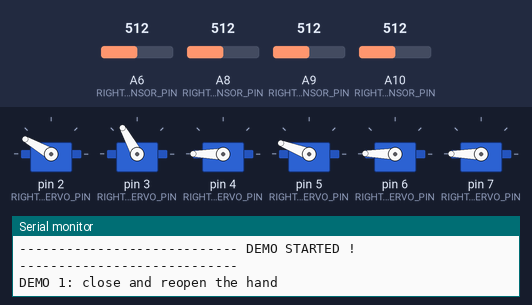
Bench run of a program on a simulated Arduino Mega 2560, built with avr-gcc and run on an emulated ATmega2560. On the bench: 6 × servo, the last lines printed to the serial monitor. The test bench sets the inputs (shaded band); at power-on: A6 (RIGHT_THUMB_SENSOR_PIN) = 512, A8 (RIGHT_MIDDLE_SENSOR_PIN) = 512, A9 (RIGHT_RING_SENSOR_PIN) = 512, A10 (RIGHT_PINKY_SENSOR_PIN) = 512. At 51.1 s the program stops and its outputs stay as they are.

Above: at 6.5 s.
At 15.0 s:
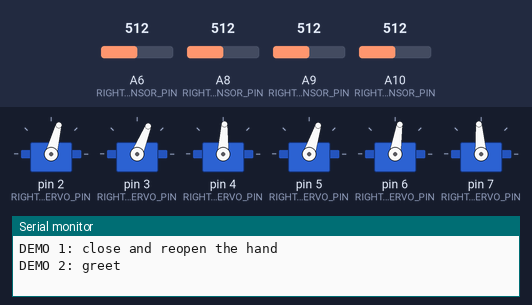
At 24.4 s:
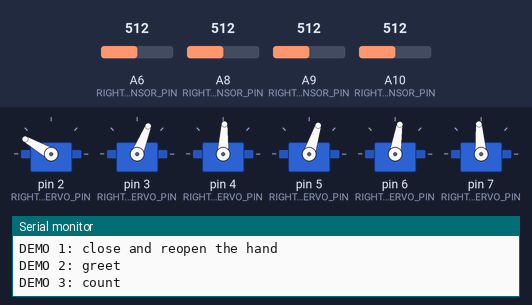
At 29.5 s:
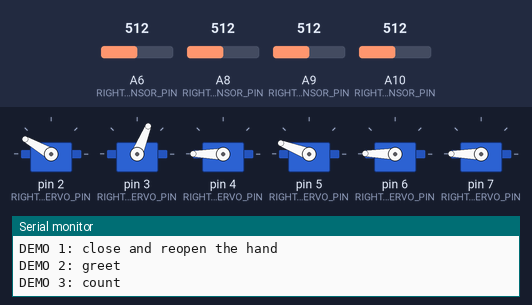
At 33.2 s:
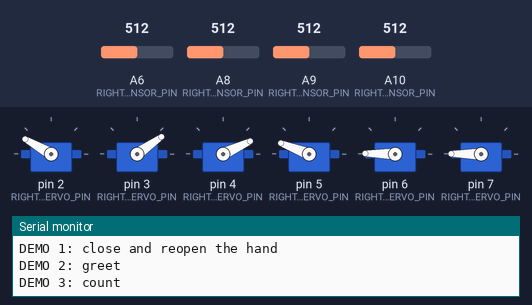
At 36.9 s:
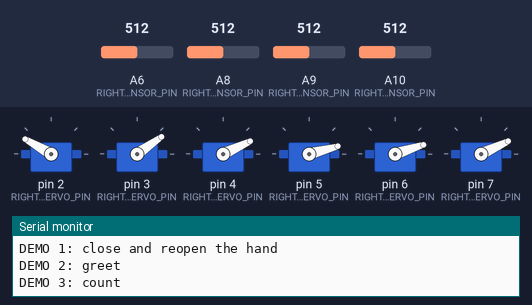
Timing chart, 0 to 38.4 s (numbered marks = the images above):
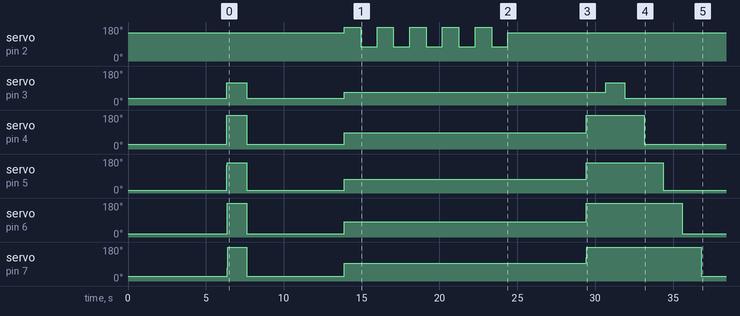

Measured:
- by itself, servo on pin 6 (RIGHT_RING_SERVO_PIN): 18° → 179° at 6.4 s, → 18° 1.2 s later, → 81° 6.2 s later, → 179° 15.6 s later, … (5 changes in this stretch)
- by itself, servo on pin 3 (RIGHT_THUMB_SERVO_PIN): 35° → 119° at 6.3 s, → 35° 1.3 s later, → 68° 6.2 s later, → 119° 16.8 s later, … (5 changes in this stretch)

The program:

main.cpp
```cpp
#include <Arduino.h>
#include "../include/Arm.hpp"

// Declare right arm object
Arm rightArm(SideType::RIGHT);

/**
 * @brief Setup function
 */
void setup()
{
    // Call setup method from right arm object
    rightArm.setup();

    // Wait for servos setup
    delay(1250);
}

/**
 * @brief Loop function
 */
void loop()
{
    Serial.println("---------------------------- DEMO STARTED ! ----------------------------");

    Serial.println("DEMO 1: close and reopen the hand");
    delay(5000);
    rightArm.hand.close();
    rightArm.hand.open();

    Serial.println("DEMO 2: greet");
    delay(5000);
    rightArm.greet();

    Serial.println("DEMO 3: count");
    delay(5000);
    rightArm.hand.count();

    Serial.println("DEMO 4: hold");
    delay(5000);
    rightArm.hand.hold();

    Serial.println("---------------------------- DEMO FINISHED ! ----------------------------");
    while(1);
}
```

Arm.hpp
```cpp
#pragma once

#include "Types.hpp"
#include "Wrist.hpp"
#include "Hand.hpp"

class Arm {
private:
    SideType _side;
public:
    explicit Arm(SideType side);
    void setup();

    void greet();

    Wrist wrist;
    Hand hand;
};
```

Finger.hpp
```cpp
#pragma once

#include "HallSensor.hpp"
#include "ServoCustom.hpp"
#include "Types.hpp"

class Finger {
private:
    ServoCustom _servo;
    HallSensor _sensor;

    FingerType _type;
    bool _gotSensor;
    int _defaultAngle;
    int _minAngle;
    int _maxAngle;
    int _minPressure;
    int _maxPressure;

    int _currentAngle;

    static int clampPercentage(int percentage);
    int calculateTargetAngle(int percentage) const;
    int calculateDirection(int targetAngle) const;
    void setAngleWithoutPressureCheck(int targetAngle);
    void graduallySetAngleWithPressureCheck(int targetAngle);

public:
    // Default constructor
    Finger();

    // Constructor
    explicit Finger(FingerType fingerType,
                    bool gotSensor,
                    ServoType servoType,
                    int servoPin,
                    int sensorPin,
                    ServoValues angleValues,
                    PressureValues pressureValues
                    );

    void setup();
    void setMaxAngle(int angle);

    void setPosition(int percentage);
    int getPosition() const;
    int getPressure();
};
```

Hand.hpp
```cpp
#pragma once

#include "Finger.hpp"
#include "Types.hpp"

class Hand {
private:
    SideType _type;
public:
    explicit Hand(SideType type);
    void setup();

    void close();
    void open();
    void count();
    void hold();

    Finger thumb;
    Finger index;
    Finger middle;
    Finger ring;
    Finger pinky;
};
```

ServoCustom.hpp
```cpp
#pragma once

#include <Servo.h>
#include "Types.hpp"

class ServoCustom {
private:
    Servo _servo;
    ServoType _type;
    int _pin;
    int _defaultAngle;
    int _angle;
    int _minAngle;
    int _maxAngle;
public:
    // Default constructor
    ServoCustom() : _servo(Servo()),
                    _type(ServoType::JX_6225MG),
                    _pin(0),
                    _defaultAngle(0),
                    _angle(0),
                    _minAngle(0),
                    _maxAngle(0)
    {}

    // Constructor
    explicit ServoCustom(ServoType type, int pin, int defaultAngle);

    void setup();
    void setAngle(int angle);
    int getAngle();
};
```

Types.hpp
```cpp
#pragma once

#include "Config.hpp"

// ********** SERVO **********
enum class ServoType {
    JX_6225MG,
    HK15298B
};

// ********** HAND **********
enum class SideType {
    LEFT,
    RIGHT
};

// ********** FINGER **********
enum class FingerType {
    THUMB,
    INDEX,
    MIDDLE,
    RING,
    PINKY
};

struct PressureValues {
    int minPressure;
    int maxPressure;
};

struct ServoValues {
    int minAngle;
    int maxAngle;
};
```

Wrist.hpp
```cpp
#pragma once

#include <Arduino.h>
#include "ServoCustom.hpp"
#include "Types.hpp"
#include "Config.hpp"

class Wrist {
private:
    SideType _type;
    ServoCustom _servo;
    const int _defaultAngle;
    const int _minAngle;
    const int _maxAngle;

    int _currentAngle;

public:
    explicit Wrist(SideType type);
    void setup();

    void setPosition(int angle);
    int getPosition() const;

    int calculateTargetAngle(int percentage) const;
    static int clampPercentage(int percentage);
};
```

Arm.cpp
```cpp
#include "../include/Arm.hpp"

Arm::Arm(SideType side): _side(side), wrist(side), hand(side) {}

void
Arm::setup()
{
    wrist.setup();
    hand.setup();
}

/**
 * @brief Greet
 * @details Greet moving the wrist
 */
void Arm::greet()
{
    hand.thumb.setPosition(40);
    hand.index.setPosition(40);
    hand.middle.setPosition(40);
    hand.ring.setPosition(40);
    hand.pinky.setPosition(40);

    for (int i = 0; i < 5; i++)
    {
        wrist.setPosition(75);
        delay(SERVO_DELAY_PER_DEGREE * 150);
        wrist.setPosition(25);
        delay(SERVO_DELAY_PER_DEGREE * 150);
    }
    wrist.setPosition(50);
}
```

Finger.cpp
```cpp
#include "../include/Finger.hpp"

/**
 * @brief Default constructor
 */
Finger::Finger() : _servo(ServoCustom()),
           _sensor(HallSensor()),
           _type(FingerType::THUMB),
           _gotSensor(false),
           _defaultAngle(0),
           _minAngle(0),
           _maxAngle(0),
           _minPressure(0),
           _maxPressure(0)
{
    _currentAngle = _defaultAngle;
}

/**
 * @brief Constructor
 * @param servoType
 * @param servoPin
 * @param sensorPin
 */
Finger::Finger(FingerType fingerType,
               bool gotSensor,
               ServoType servoType,
               int servoPin,
               int sensorPin,
               ServoValues angleValues,
               PressureValues pressureValues
               ):
    _servo(servoType, servoPin, angleValues.minAngle),
    _sensor(sensorPin),
    _type(fingerType),
    _gotSensor(gotSensor),
    _defaultAngle(angleValues.minAngle),
    _minAngle(angleValues.minAngle),
    _maxAngle(angleValues.maxAngle),
    _minPressure(pressureValues.minPressure),
    _maxPressure(pressureValues.maxPressure)
{
    _currentAngle = _defaultAngle;
}

/**
 * @brief Setup function
 */
void
Finger::setup()
{
    _servo.setup();
    if (_gotSensor)
        _sensor.setup();
}

/**
 * @brief Set the maximum angle of the servo
 * @param angle
 */
void
Finger::setMaxAngle(int angle)
{
    _maxAngle = angle;
}

/**
 * @brief Set the position of the servo using a percentage
 * @param percentage
 */
void
Finger::setPosition(int percentage)
{
    percentage = clampPercentage(percentage);
    int targetAngle = calculateTargetAngle(percentage);
    int direction = calculateDirection(targetAngle);

    if (direction < 0 || !_gotSensor) {
        setAngleWithoutPressureCheck(targetAngle);
    } else {
        graduallySetAngleWithPressureCheck(targetAngle);
    }
}

/**
 * @brief Get the percentage of the current position
 * @return int
 */
int
Finger::getPosition() const
{
    return (_currentAngle - _minAngle) * 100 / (_maxAngle - _minAngle);
}

/**
 * @brief Get the percentage of the pressure
 * @return int
 */
int
Finger::getPressure()
{
    int sensorValue = _sensor.getValue();

    return (sensorValue - _minPressure) * 100 / (_maxPressure - _minPressure);
}

/**
 * @brief Clamp the percentage value between 0 and 100
 * @param percentage
 * @return int
 */
int
Finger::clampPercentage(int percentage)
{
    return max(0, min(percentage, 100));
}

/**
 * @brief Calculate the target angle based on the percentage
 * @param percentage
 * @return int
 */
int
Finger::calculateTargetAngle(int percentage) const
{
    return _minAngle + (_maxAngle - _minAngle) * percentage / 100;
}

/**
 * @brief Calculate the direction based on the target and current angle
 * @param targetAngle
 * @return int
 */
int
Finger::calculateDirection(int targetAngle) const
{
    return (targetAngle > _currentAngle) ? 1 : -1;
}

/**
 * @brief Set the angle of the servo without checking the pressure
 * @param targetAngle
 */
void
Finger::setAngleWithoutPressureCheck(int targetAngle)
{
    _servo.setAngle(targetAngle);
    _currentAngle = targetAngle;
}

/**
 * @brief Gradually set the angle of the servo while checking the pressure
 * @param targetAngle
 * @param direction
 */
void
Finger::graduallySetAngleWithPressureCheck(int targetAngle)
{
    for (int angle = _currentAngle; angle < targetAngle; angle++) {
        _servo.setAngle(angle);
        _currentAngle = angle;

        if (_sensor.getValue() >= _maxPressure)
            break;
    }
}
```

Hand.cpp
```cpp
#include "../include/Hand.hpp"

/**
 * @brief Constructor
 * @param type
 * @details Initialize the hand with the type of side
 */
Hand::Hand(SideType type):
    _type(type)
{
    ServoValues leftThumbAngleValues = { LEFT_THUMB_MIN_ANGLE, LEFT_THUMB_MAX_ANGLE };
    ServoValues rightThumbAngleValues = { RIGHT_THUMB_MIN_ANGLE, RIGHT_THUMB_MAX_ANGLE };
    ServoValues leftIndexAngleValues = { LEFT_INDEX_MIN_ANGLE, LEFT_INDEX_MAX_ANGLE };
    ServoValues rightIndexAngleValues = { RIGHT_INDEX_MIN_ANGLE, RIGHT_INDEX_MAX_ANGLE };
    ServoValues leftMiddleAngleValues = { LEFT_MIDDLE_MIN_ANGLE, LEFT_MIDDLE_MAX_ANGLE };
    ServoValues rightMiddleAngleValues = { RIGHT_MIDDLE_MIN_ANGLE, RIGHT_MIDDLE_MAX_ANGLE };
    ServoValues leftRingAngleValues = { LEFT_RING_MIN_ANGLE, LEFT_RING_MAX_ANGLE };
    ServoValues rightRingAngleValues = { RIGHT_RING_MIN_ANGLE, RIGHT_RING_MAX_ANGLE };
    ServoValues leftPinkyAngleValues = { LEFT_PINKY_MIN_ANGLE, LEFT_PINKY_MAX_ANGLE };
    ServoValues rightPinkyAngleValues = { RIGHT_PINKY_MIN_ANGLE, RIGHT_PINKY_MAX_ANGLE };

    PressureValues leftThumbPressureValues = { LEFT_THUMB_SENSOR_MIN, LEFT_THUMB_SENSOR_MAX };
    PressureValues rightThumbPressureValues = { RIGHT_THUMB_SENSOR_MIN, RIGHT_THUMB_SENSOR_MAX };
    PressureValues leftIndexPressureValues = { LEFT_INDEX_SENSOR_MIN, LEFT_INDEX_SENSOR_MAX };
    PressureValues rightIndexPressureValues = { RIGHT_INDEX_SENSOR_MIN, RIGHT_INDEX_SENSOR_MAX };
    PressureValues leftMiddlePressureValues = { LEFT_MIDDLE_SENSOR_MIN, LEFT_MIDDLE_SENSOR_MAX };
    PressureValues rightMiddlePressureValues = { RIGHT_MIDDLE_SENSOR_MIN, RIGHT_MIDDLE_SENSOR_MAX };
    PressureValues leftRingPressureValues = { LEFT_RING_SENSOR_MIN, LEFT_RING_SENSOR_MAX };
    PressureValues rightRingPressureValues = { RIGHT_RING_SENSOR_MIN, RIGHT_RING_SENSOR_MAX };
    PressureValues leftPinkyPressureValues = { LEFT_PINKY_SENSOR_MIN, LEFT_PINKY_SENSOR_MAX };
    PressureValues rightPinkyPressureValues = { RIGHT_PINKY_SENSOR_MIN, RIGHT_PINKY_SENSOR_MAX };

    thumb = Finger(
            FingerType::THUMB,
            type == SideType::LEFT ? LEFT_THUMB_GOT_SENSOR : RIGHT_THUMB_GOT_SENSOR,
            type == SideType::LEFT ? LEFT_THUMB_SERVO_TYPE : RIGHT_THUMB_SERVO_TYPE,
            type == SideType::LEFT ? LEFT_THUMB_SERVO_PIN : RIGHT_THUMB_SERVO_PIN,
            type == SideType::LEFT ? LEFT_THUMB_SENSOR_PIN : RIGHT_THUMB_SENSOR_PIN,
            type == SideType::LEFT ? leftThumbAngleValues : rightThumbAngleValues,
            type == SideType::LEFT ? leftThumbPressureValues : rightThumbPressureValues
    );
    index  = Finger(
            FingerType::INDEX,
            type == SideType::LEFT ? LEFT_INDEX_GOT_SENSOR : RIGHT_INDEX_GOT_SENSOR,
            type == SideType::LEFT ? LEFT_INDEX_SERVO_TYPE : RIGHT_INDEX_SERVO_TYPE,
            type == SideType::LEFT ? LEFT_INDEX_SERVO_PIN : RIGHT_INDEX_SERVO_PIN,
            type == SideType::LEFT ? LEFT_INDEX_SENSOR_PIN : RIGHT_INDEX_SENSOR_PIN,
            type == SideType::LEFT ? leftIndexAngleValues : rightIndexAngleValues,
            type == SideType::LEFT ? leftIndexPressureValues : rightIndexPressureValues
    );
    middle = Finger(
            FingerType::MIDDLE,
            type == SideType::LEFT ? LEFT_MIDDLE_GOT_SENSOR : RIGHT_MIDDLE_GOT_SENSOR,
            type == SideType::LEFT ? LEFT_MIDDLE_SERVO_TYPE : RIGHT_MIDDLE_SERVO_TYPE,
            type == SideType::LEFT ? LEFT_MIDDLE_SERVO_PIN : RIGHT_MIDDLE_SERVO_PIN,
            type == SideType::LEFT ? LEFT_MIDDLE_SENSOR_PIN : RIGHT_MIDDLE_SENSOR_PIN,
            type == SideType::LEFT ? leftMiddleAngleValues : rightMiddleAngleValues,
            type == SideType::LEFT ? leftMiddlePressureValues : rightMiddlePressureValues
    );
    ring   = Finger(
            FingerType::RING,
            type == SideType::LEFT ? LEFT_RING_GOT_SENSOR : RIGHT_RING_GOT_SENSOR,
            type == SideType::LEFT ? LEFT_RING_SERVO_TYPE : RIGHT_RING_SERVO_TYPE,
            type == SideType::LEFT ? LEFT_RING_SERVO_PIN : RIGHT_RING_SERVO_PIN,
            type == SideType::LEFT ? LEFT_RING_SENSOR_PIN : RIGHT_RING_SENSOR_PIN,
            type == SideType::LEFT ? leftRingAngleValues : rightRingAngleValues,
            type == SideType::LEFT ? leftRingPressureValues : rightRingPressureValues
    );
    pinky  = Finger(
            FingerType::PINKY,
            type == SideType::LEFT ? LEFT_PINKY_GOT_SENSOR : RIGHT_PINKY_GOT_SENSOR,
            type == SideType::LEFT ? LEFT_PINKY_SERVO_TYPE : RIGHT_PINKY_SERVO_TYPE,
            type == SideType::LEFT ? LEFT_PINKY_SERVO_PIN : RIGHT_PINKY_SERVO_PIN,
            type == SideType::LEFT ? LEFT_PINKY_SENSOR_PIN : RIGHT_PINKY_SENSOR_PIN,
            type == SideType::LEFT ? leftPinkyAngleValues : rightPinkyAngleValues,
            type == SideType::LEFT ? leftPinkyPressureValues : rightPinkyPressureValues
    );
}

/**
 * @brief Setup
 * @details Setup each finger of the hand
 */
void
Hand::setup()
{
    thumb.setup();
    index.setup();
    middle.setup();
    ring.setup();
    pinky.setup();
}

/**
 * @brief Close the hand
 * @details Close each finger of the hand
 */
void
Hand::close()
{
    thumb.setPosition(100);
    index.setPosition(100);
    middle.setPosition(100);
    ring.setPosition(100);
    pinky.setPosition(100);

    delay(SERVO_DELAY_PER_DEGREE * 175);
}

/**
 * @brief Open the hand
 * @details Open each finger of the hand
 */
void
Hand::open()
{
    thumb.setPosition(0);
    index.setPosition(0);
    middle.setPosition(0);
    ring.setPosition(0);
    pinky.setPosition(0);

    delay(SERVO_DELAY_PER_DEGREE * 175);
}

/**
 * @brief Count
 * @details Count with the fingers
 */
void Hand::count()
{
    index.setPosition(100);
    middle.setPosition(100);
    ring.setPosition(100);
    pinky.setPosition(100);
    delay(SERVO_DELAY_PER_DEGREE * 175);
    thumb.setPosition(100);
    delay(SERVO_DELAY_PER_DEGREE * 175);

    thumb.setPosition(0);
    delay(SERVO_DELAY_PER_DEGREE * 175);
    index.setPosition(0);
    delay(SERVO_DELAY_PER_DEGREE * 175);
    middle.setPosition(0);
    delay(SERVO_DELAY_PER_DEGREE * 175);
    ring.setPosition(0);
    delay(SERVO_DELAY_PER_DEGREE * 175);
    pinky.setPosition(0);
    delay(SERVO_DELAY_PER_DEGREE * 175);
    open();
}

/**
 * @brief Hold
 * @details Hold something 3 seconds then release
 */
void Hand::hold()
{
    close();
    delay(SERVO_DELAY_PER_DEGREE * 175);
    delay(3000);
    open();
}
```

ServoCustom.cpp
```cpp
#include "../include/ServoCustom.hpp"

ServoCustom::ServoCustom(ServoType type, int pin, int defaultAngle):
    _servo(Servo()),
    _type(type),
    _pin(pin),
    _defaultAngle(defaultAngle),
    _angle(defaultAngle)
{
    switch (type) {
        case ServoType::JX_6225MG:
            this->_minAngle = 0;
            this->_maxAngle = 300;
            break;
        case ServoType::HK15298B:
            this->_minAngle = 0;
            this->_maxAngle = 180;
            break;
        default:
            this->_minAngle = 0;
            this->_maxAngle = 0;
            break;
    }
}

void
ServoCustom::setup()
{
    this->_servo.attach(this->_pin);
    this->_servo.write(this->_defaultAngle);
}

void
ServoCustom::setAngle(int angle)
{
    if (angle < this->_minAngle) {
        this->_angle = this->_minAngle;
    } else if (angle > this->_maxAngle) {
        this->_angle = this->_maxAngle;
    } else {
        this->_angle = angle;
    }
    this->_servo.write(this->_angle);
}

int
ServoCustom::getAngle()
{
    // TODO: check if read can go to 300 degrees angle or if limited to 180
    this->_angle = this->_servo.read();
    return this->_angle;
}
```

Wrist.cpp
```cpp
#include "../include/Wrist.hpp"

Wrist::Wrist(SideType type):
    _type(type),
    _servo(
        type == SideType::LEFT ? LEFT_WRIST_SERVO_TYPE : RIGHT_WRIST_SERVO_TYPE,
        type == SideType::LEFT ? LEFT_WRIST_SERVO_PIN : RIGHT_WRIST_SERVO_PIN,
        type == SideType::LEFT ? LEFT_WRIST_DEFAULT_ANGLE : RIGHT_WRIST_DEFAULT_ANGLE
    ),
    _defaultAngle(type == SideType::LEFT ? LEFT_WRIST_DEFAULT_ANGLE : RIGHT_WRIST_DEFAULT_ANGLE),
    _minAngle(type == SideType::LEFT ? LEFT_WRIST_MIN_ANGLE : RIGHT_WRIST_MIN_ANGLE),
    _maxAngle(type == SideType::LEFT ? LEFT_WRIST_MAX_ANGLE : RIGHT_WRIST_MAX_ANGLE)
{
    _currentAngle = _defaultAngle;
}

void
Wrist::setup()
{
    _servo.setup();
}

/**
 * @brief Set the position of the servo using a percentage
 * @param percentage
 */
void
Wrist::setPosition(int percentage)
{
    percentage = clampPercentage(percentage);
    int targetAngle = calculateTargetAngle(percentage);

    _servo.setAngle(targetAngle);
    _currentAngle = targetAngle;
}

/**
 * @brief Get the percentage of the current position
 * @return int
 */
int
Wrist::getPosition() const
{
    return (_currentAngle - _minAngle) * 100 / (_maxAngle - _minAngle);
}

/**
 * @brief Clamp the percentage value between 0 and 100
 * @param percentage
 * @return int
 */
int
Wrist::clampPercentage(int percentage)
{
    return max(0, min(percentage, 100));
}

/**
 * @brief Calculate the target angle based on the percentage
 * @param percentage
 * @return int
 */
int
Wrist::calculateTargetAngle(int percentage) const
{
    return _minAngle + (_maxAngle - _minAngle) * percentage / 100;
}
```

HallSensor.hpp
```cpp
#pragma once

#include <Arduino.h>

class HallSensor {
private:
    int _pin;
public:
    // Default constructor
    HallSensor() : _pin(0) {}

    // Constructor
    explicit HallSensor(int pin);
    void setup();

    int getValue();
};
```

HallSensor.cpp
```cpp
#include "../include/HallSensor.hpp"

/**
 * @brief Constructor
 * @param pin
 */
HallSensor::HallSensor(int pin): _pin(pin)
{}

/**
 * @brief Setup function
 */
void
HallSensor::setup()
{
    Serial.begin(9600);
}

/**
 * @brief Get the value of the sensor
 * @return int
 */
int
HallSensor::getValue()
{
    return analogRead(_pin);
}
```

Source omitted: Config.hpp (3867 bytes)
